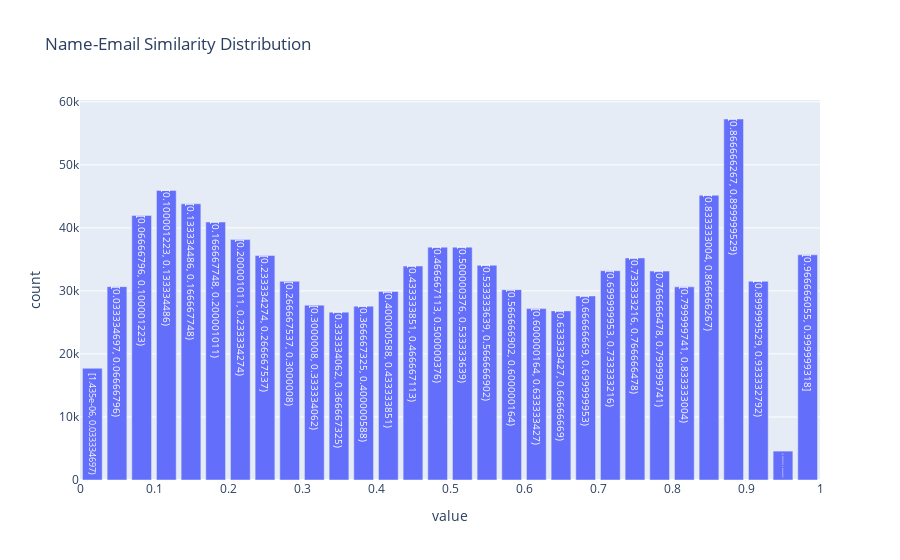

Here is the notebook cell this chart was saved with:
### Markdown cell above
Income follows a biomodal distribution

### Code cell
df.plot.hist(column="name_email_similarity", bins=30, title="Name-Email Similarity Distribution")
